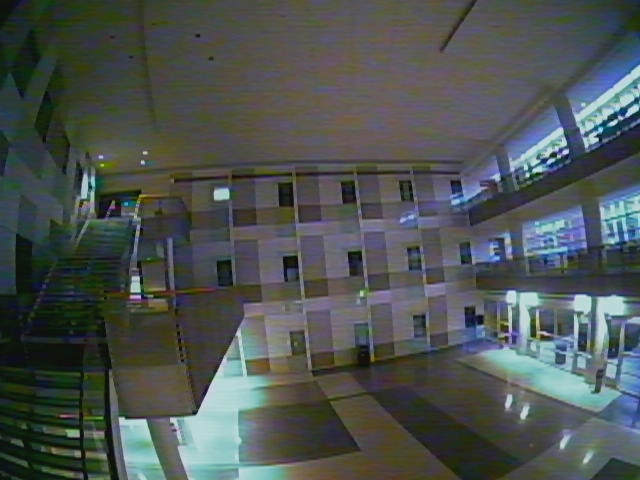
#> input picture dataset/wall_data/raw_frame_left.jpg, 640 x 480 px, found by its file name
$ python sfm_data.py
#> lines starting #> are read from the running program, lines starting #| are printed output that depends on the picture
"""
Functions to generate structure-from-motion ground truth data and iSAM input data.
"""

import math

import cv2
import gtsam
import numpy as np
from gtsam import Point2


# [27 lines left out: functions create_points, create_poses, not called in this run]


def read_images():
    Images = []
    image_1 = cv2.imread('dataset/wall_data/raw_frame_left.jpg')
#> image_1 is the input picture: shape (480, 640, 3); mean B, G, R 81.2, 82.8, 76.5
    image_2 = cv2.imread('dataset/wall_data/raw_frame_middle.jpg')
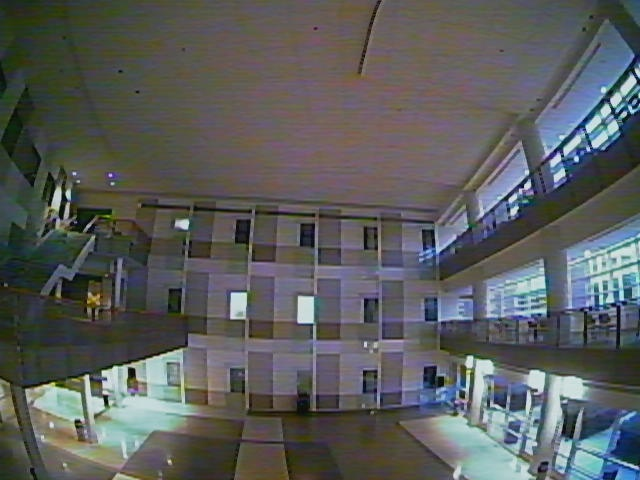
#> input picture dataset/wall_data/raw_frame_middle.jpg, 640 x 480 px, found by its file name
#> image_2 is the input picture: shape (480, 640, 3); mean B, G, R 91.7, 92.4, 90
    image_3 = cv2.imread('dataset/wall_data/raw_frame_right.jpg')
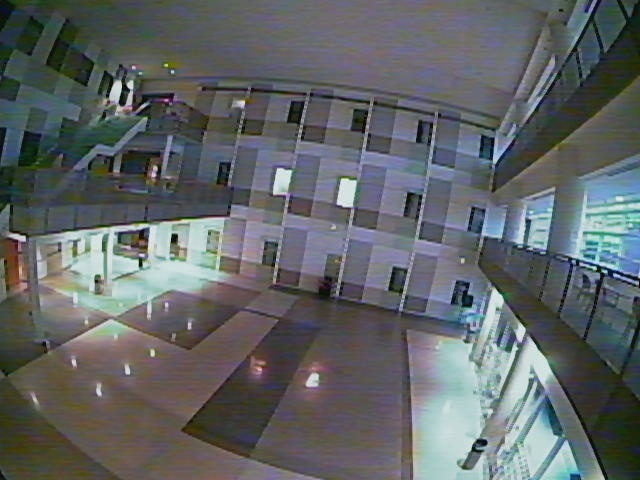
#> input picture dataset/wall_data/raw_frame_right.jpg, 640 x 480 px, found by its file name
#> image_3 is the input picture: shape (480, 640, 3); mean B, G, R 101.3, 100.2, 95.7
    Images.append(image_1)
    Images.append(image_2)
    Images.append(image_3)
    return Images


class Data(object):
    """Create input data included camera poses and landmark points for Structure from Motion. """

    # [35 lines left out: functions __init__, generate_data, not called in this run]


# Test if the functions are working
if __name__ == "__main__":
    read_images()
